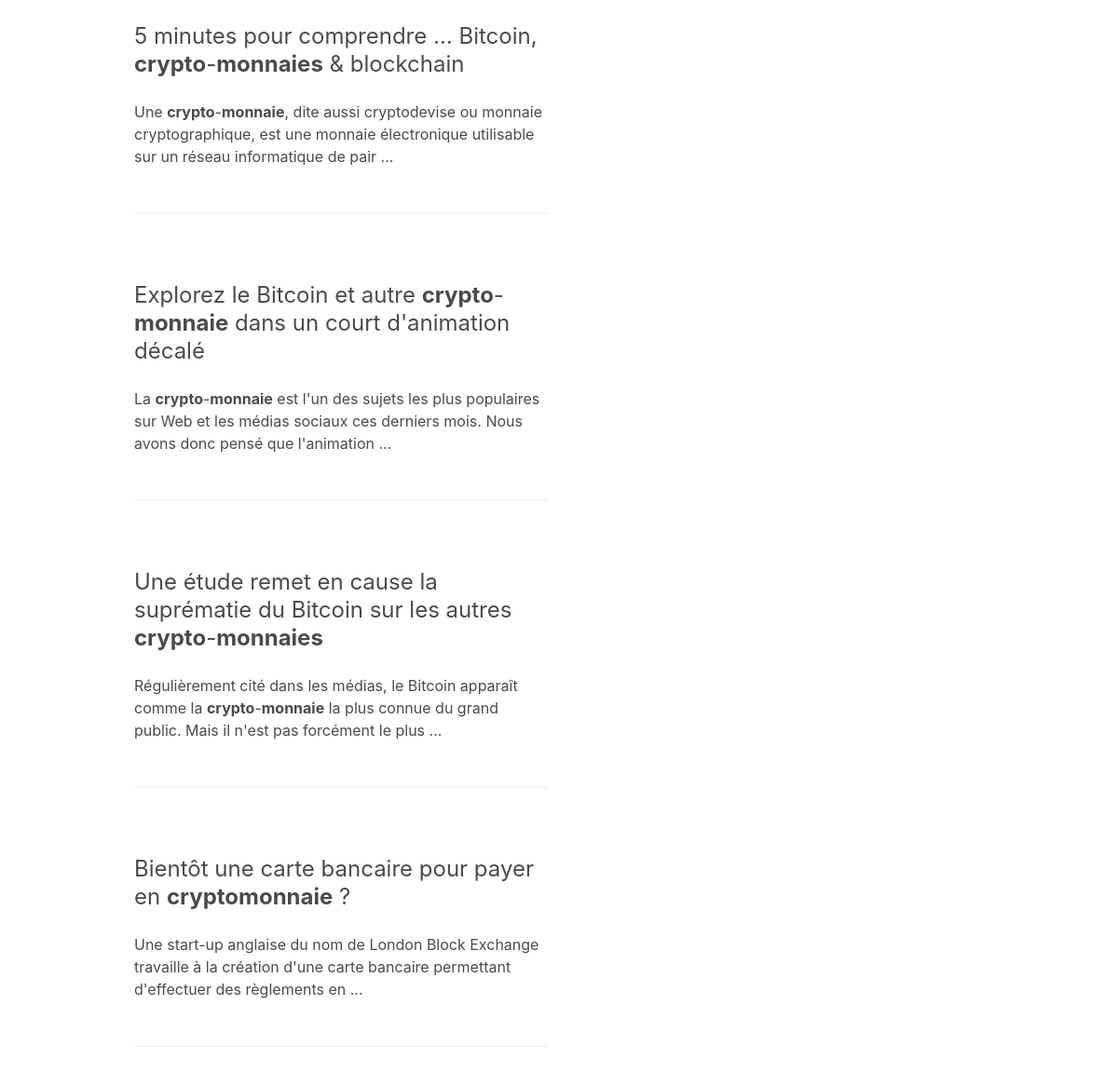
Screenshot of /index.php/blog with the database file from the repository.
### tables this page shows
CREATE TABLE `feeds` (
  `id_feed` int(11) NOT NULL AUTO_INCREMENT,
  `title` varchar(255) DEFAULT NULL,
  `content` text,
  `url` varchar(255) DEFAULT NULL,
  `retrieval_date` datetime DEFAULT NULL,
  `published` tinyint(1) NOT NULL,
  `id_keyword` int(11) NOT NULL,
  PRIMARY KEY (`id_feed`),
  KEY `fk_id_keyword` (`id_keyword`),
  CONSTRAINT `fk_id_keyword` FOREIGN KEY (`id_keyword`) REFERENCES `keywords` (`id_keyword`)
);

### public_html/application/models/Blog_model.php (called while the page is built, shortened)
<?php
class Blog_model extends CI_model {
	public function getAllPosts(){
		$posts = array();
		$this->db->select('*');
		$this->db->from('feeds');
		$this->db->join('keywords', 'feeds.id_keyword = keywords.id_keyword');
		$this->db->where('feeds.published', 1);
		$this->db->order_by('feeds.retrieval_date', 'ASC');
		$results = $this->db->get();
		foreach($results->result() as $row){
			$posts[] = array(
				'id_feed' => $row->id_feed,
				'title' => $row->title,
				'content' => $row->content,
				'url' => $row->url,
				'retrieval_date' => $row->retrieval_date,
				'published' => $row->published,
				'id_keyword' => $row->id_keyword,
				'keyword' => $row->word,
				'rss_url' => $row->rss_url,
			);
		}
		return $posts;
	}
}
?>

### public_html/application/controllers/Blog.php (called while the page is built, shortened)
<?php
class Blog extends CI_Controller {
	public function index()
	{
		$data['classe'] = $this->router->class;
		$data['posts'] = $this->blog_model->getAllPosts();
		$this->template->load('blog','home_view',$data);
	}
}

### public_html/index.php (called while the page is built, shortened)
<?php
require_once BASEPATH.'core/CodeIgniter.php';

### public_html/application/libraries/Template.php (called while the page is built)
<?php  if ( ! defined('BASEPATH')) exit('No direct script access allowed');
class Template
	{
		var $ci;
		function __construct()
			{
				$this->ci =& get_instance();
		}
		function load($tpl_view, $body_view = null, $data = null)
		{
		    if ( ! is_null( $body_view ) )
		        {
		                if ( file_exists( APPPATH.'views/'.$tpl_view.'/'.$body_view ) )
		                        {
		                                    $body_view_path = $tpl_view.'/'.$body_view;
		                                            }
		                                                    else if ( file_exists( APPPATH.'views/'.$tpl_view.'/'.$body_view.'.php' ) )
		                                                            {
		                                                                        $body_view_path = $tpl_view.'/'.$body_view.'.php';
		                                                                                }
		                                                                                        else if ( file_exists( APPPATH.'views/'.$body_view ) )
		                                                                                                {
		                                                                                                            $body_view_path = $body_view;
		                                                                                                                    }
		                                                                                                                            else if ( file_exists( APPPATH.'views/'.$body_view.'.php' ) )
		                                                                                                                                    {
		                                                                                                                                                $body_view_path = $body_view.'.php';
		                                                                                                                                                        }
		                                                                                                                                                                else
		                                                                                                                                                                        {
		                                                                                                                                                                                    show_error('Unable to load the requested file: ' . $tpl_name.'/'.$view_name.'.php');
		                                                                                                                                                                                            }
		                                                                                                                                                                                                             $body = $this->ci->load->view($body_view_path, $data, TRUE);
		                                                                                                                                                                                                                              if ( is_null($data) )
		                                                                                                                                                                                                                                      {
		                                                                                                                                                                                                                                                  $data = array('body' => $body);
		                                                                                                                                                                                                                                                          }
		                                                                                                                                                                                                                                                                  else if ( is_array($data) )
		                                                                                                                                                                                                                                                                          {
		                                                                                                                                                                                                                                                                                      $data['body'] = $body;
		                                                                                                                                                                                                                                                                                              }
		                                                                                                                                                                                                                                                                                                      else if ( is_object($data) )
		                                                                                                                                                                                                                                                                                                              {
		                                                                                                                                                                                                                                                                                                                          $data->body = $body;
		                                                                                                                                                                                                                                                                                                                                  }
		                                                                                                                                                                                                                                                                                                                                      }
		                                                                                                                                                                                                                                                                                                                                               $this->ci->load->view('templates/'.$tpl_view, $data);
		                                                                                                                                                                                                                                                                                                                                               }
	}

### public_html/application/views/home_view.php (the view)
<?php
foreach($posts as $post){
	echo '<div class="column is-6">
		<h1 class="subtitle is-4">'.$post['title'].'</h1>
		<p>'.$post['content'].'</p>
		<br><hr><br>
	</div>';
}
?>

### public_html/application/views/templates/blog.php (shortened to what this page needs)
<!DOCTYPE html>
<html>
    <head>
    	<link rel="stylesheet" href="https://cdnjs.cloudflare.com/ajax/libs/bulma/0.6.1/css/bulma.min.css" />
        <link rel="stylesheet" href="/assets/template.css" />
	</head>
    <body class="is-light">
	    <div class="column container">
    	   <?php echo $body; ?>
        </div>
    </body>
</html>

### rows the page displays
feeds: title "5 minutes pour comprendre … Bitcoin, crypto - monnaies & blockchain", content "Une crypto - monnaie , dite aussi cryptodevise ou monnaie cryptographique, est une monnaie électronique utilisable sur un réseau informatique de pair ..."
feeds: title "Explorez le Bitcoin et autre crypto - monnaie dans un court d'animation décalé", content "La crypto - monnaie est l'un des sujets les plus populaires sur Web et les médias sociaux ces derniers mois. Nous avons donc pensé que l'animation ..."
feeds: title "Une étude remet en cause la suprématie du Bitcoin sur les autres crypto - monnaies", content "Régulièrement cité dans les médias, le Bitcoin apparaît comme la crypto - monnaie la plus connue du grand public. Mais il n'est pas forcément le plus ..."
feeds: title "Bientôt une carte bancaire pour payer en cryptomonnaie ?", content "Une start-up anglaise du nom de London Block Exchange travaille à la création d'une carte bancaire permettant d'effectuer des règlements en ..."
